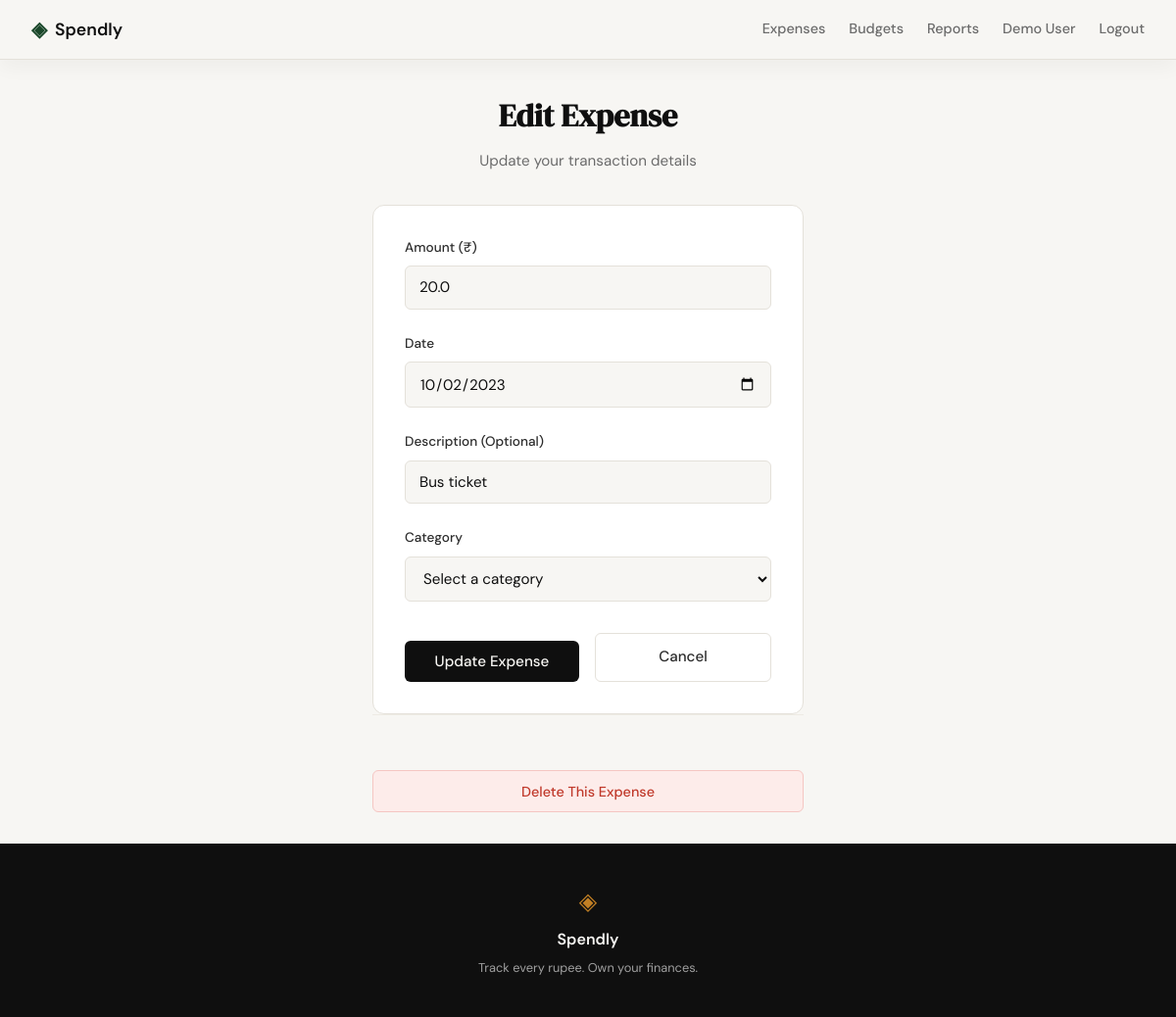
The app's page /expenses/2/edit (signed in) with its own data.
### tables this page shows
CREATE TABLE expenses (
            id INTEGER PRIMARY KEY AUTOINCREMENT,
            user_id INTEGER NOT NULL,
            amount REAL NOT NULL,
            description TEXT,
            date TEXT NOT NULL, category_id INTEGER REFERENCES categories (id),
            FOREIGN KEY (user_id) REFERENCES users (id)
        );

### expense-tracker/app.py (the view, shortened to what this page needs)
@app.route("/expenses/<int:id>/edit", methods=["GET", "POST"])
def edit_expense(id):
    if "user_id" not in session:
        return redirect(url_for("login"))
    db = get_db()
    expense = db.execute("SELECT * FROM expenses WHERE id = ? AND user_id = ?",
                        (id, session["user_id"])).fetchone()
    if not expense:
        db.close()
        return redirect(url_for("expenses"))
    categories = db.execute("SELECT * FROM categories ORDER BY name").fetchall()
    db.close()
    return render_template("edit_expense.html", expense=expense, categories=categories)

### expense-tracker/database/db.py (called while the page is built)
def get_db():
    conn = sqlite3.connect('expenses.db')
    conn.row_factory = sqlite3.Row
    conn.execute('PRAGMA foreign_keys = ON')
    return conn

### expense-tracker/templates/edit_expense.html (shortened to what this page needs)
{% extends "base.html" %}
{% block content %}
<div class="form-section">
    <div class="form-container">
        <div class="form-header">
            <h1>Edit Expense</h1>
            <p class="form-subtitle">Update your transaction details</p>
        </div>
        <form method="POST" class="expense-form">
            <div class="form-group">
                <label for="amount">Amount (₹)</label>
                <input type="number" id="amount" name="amount" step="0.01" min="0"
                       placeholder="0.00" required
                       value="{{ request.form.get('amount', '') or amount or expense['amount'] }}"
                       class="form-input">
            </div>
            <div class="form-group">
                <label for="date">Date</label>
                <input type="date" id="date" name="date" required
                       value="{{ request.form.get('date', '') or date or expense['date'] }}"
                       class="form-input">
            </div>
            <div class="form-group">
                <label for="description">Description (Optional)</label>
                <input type="text" id="description" name="description"
                       placeholder="Coffee, groceries, fuel, etc."
                       value="{{ request.form.get('description', '') or description or expense['description'] or '' }}"
                       class="form-input">
            </div>
            <div class="form-group">
                <label for="category_id">Category</label>
                <select id="category_id" name="category_id" required class="form-input">
                    <option value="">Select a category</option>
                </select>
            </div>
            <div class="form-actions">
                <button type="submit" class="btn-submit">Update Expense</button>
                <a href="{{ url_for('expenses') }}" class="btn-cancel">Cancel</a>
            </div>
        </form>
        <div class="delete-section">
            <form method="POST" action="{{ url_for('delete_expense', id=expense['id']) }}" style="margin-top: 2rem;">
                <button type="submit" class="btn-delete-full" onclick="return confirm('Are you sure you want to delete this expense?')">Delete This Expense</button>
            </form>
        </div>
    </div>
</div>
{% endblock %}

### expense-tracker/static/css/style.css (style rules this page uses)
:root { --ink: #0f0f0f; --ink-soft: #2d2d2d; --ink-muted: #6b6b6b; --ink-faint: #a0a0a0; --paper: #f7f6f3; --paper-warm: #f0ede6; --paper-card: #ffffff; --accent: #1a472a; --accent-light: #e8f0eb; --accent-2: #c17f24; --accent-2-light: #fdf3e3; --danger: #c0392b; --danger-light: #fdecea; --border: #e4e1da; --border-soft: #eeebe4; --font-display: 'DM Serif Display', Georgia, serif; --font-body: 'DM Sans', system-ui, sans-serif; --max-width: 1200px; --auth-width: 440px; --radius-sm: 6px; --radius-md: 12px; --radius-lg: 20px; }
*, *::before, *::after { box-sizing: border-box; margin: 0; padding: 0; }
html { font-size: 16px; scroll-behavior: smooth; }
body { background: var(--paper); color: var(--ink); font-family: var(--font-body); font-size: 1rem; line-height: 1.6; -webkit-font-smoothing: antialiased; }
a { color: inherit; text-decoration: none; }
.form-group { margin-bottom: 1.25rem; }
.form-group label { display: block; font-size: 0.85rem; font-weight: 500; color: var(--ink-soft); margin-bottom: 0.4rem; }
.form-input { width: 100%; padding: 0.6rem 0.875rem; border: 1px solid var(--border); border-radius: var(--radius-sm); font-family: var(--font-body); font-size: 0.95rem; color: var(--ink); background: var(--paper); outline: none; transition: border-color 0.2s; }
.form-input::placeholder { color: var(--ink-faint); }
.btn-submit { width: 100%; padding: 0.7rem; background: var(--ink); color: var(--paper); border: none; border-radius: var(--radius-sm); font-family: var(--font-body); font-size: 0.95rem; font-weight: 500; cursor: pointer; transition: background 0.2s; margin-top: 0.5rem; }

### expense-tracker/templates/edit_expense.html (style rules this page uses)
.form-section { min-height: calc(100vh - 60px - 100px); display: flex; align-items: center; justify-content: center; padding: 2rem; }
.form-container { width: 100%; max-width: 440px; }
.form-header { text-align: center; margin-bottom: 2rem; }
.form-header h1 { font-family: var(--font-display); font-size: 2rem; color: var(--ink); margin-bottom: 0.5rem; }
.form-subtitle { color: var(--ink-muted); font-size: 0.95rem; }
.expense-form { background: var(--paper-card); border: 1px solid var(--border); border-radius: var(--radius-md); padding: 2rem; }
.form-group { margin-bottom: 1.5rem; }
.form-group label { display: block; font-size: 0.85rem; font-weight: 500; color: var(--ink-soft); margin-bottom: 0.5rem; }
.form-input { width: 100%; padding: 0.7rem 0.875rem; border: 1px solid var(--border); border-radius: var(--radius-sm); font-family: var(--font-body); font-size: 0.95rem; color: var(--ink); background: var(--paper); outline: none; transition: border-color 0.2s; }
.form-input::placeholder { color: var(--ink-faint); }
.form-actions { display: flex; gap: 1rem; margin-top: 2rem; }
.btn-submit { flex: 1; padding: 0.7rem; background: var(--ink); color: var(--paper); border: none; border-radius: var(--radius-sm); font-family: var(--font-body); font-size: 0.95rem; font-weight: 500; cursor: pointer; transition: background 0.2s; }
.btn-cancel { flex: 1; padding: 0.7rem; background: transparent; color: var(--ink-soft); border: 1px solid var(--border); border-radius: var(--radius-sm); font-family: var(--font-body); font-size: 0.95rem; font-weight: 500; text-align: center; text-decoration: none; transition: all 0.2s; display: inline-block; }
.delete-section { text-align: center; padding-top: 1.5rem; border-top: 1px solid var(--border-soft); }
.btn-delete-full { width: 100%; padding: 0.7rem; background: var(--danger-light); color: var(--danger); border: 1px solid #f5c6c2; border-radius: var(--radius-sm); font-family: var(--font-body); font-size: 0.9rem; font-weight: 500; cursor: pointer; transition: all 0.2s; }

### records on screen
expenses: amount "20.0", date "10/02/2023", description "Bus ticket"

### other values on screen
{{ session.get('user_name', 'Profile') }} "Demo User"
